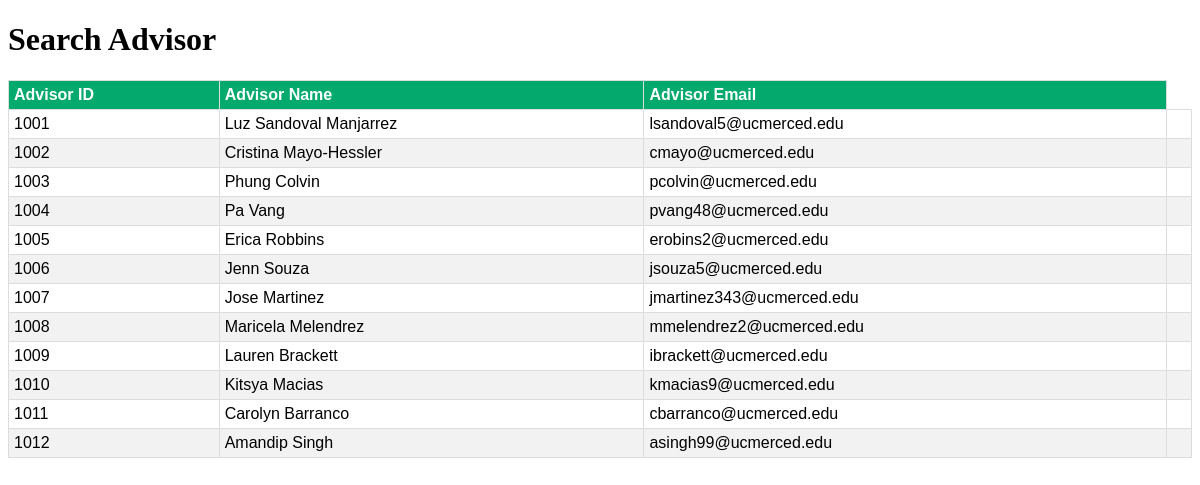
/search_a.php, run on the app's committed database.
### tables this page shows
CREATE TABLE advisor (
    id decimal(10,0) not null,
    name varchar(50) not null,
    email varchar(50) not null
);

### search_a.php (the view, shortened to what this page needs)
<?php
include("connection.php");
?>
<!DOCTYPE html>
<html>
	</head>
	<body>
		<h1>
			Search Advisor
		</h1>
		<table>
			<tr>
			<th>Advisor ID</th>
			<th>Advisor Name</th>
            <th>Advisor Email</th>
			<tr>
				<?php
                        $search= $_POST['search'];
                        $sql = "SELECT * FROM  `advisor` WHERE name LIKE '%$search%' OR id = '$search'";
                        $query = mysqli_query($conn, $sql);
                        while ($row = mysqli_fetch_array($query)){
                            $id = $row['id'];
                            $name = $row['name'];
                            $email = $row['email'];
                            echo "<tr><td>" .$id. "</td><td>" .$name. "</td><td>"  .$email. "</td><td></td></tr>";
                        }
				?>
			</tr>
		</table>
	</body>
</html>

### search_a.php (style rules this page uses)
table { font-family:Arial, Helvetica, sans-serif; border-collapse: collapse; width: 100%; }
td { border:1px solid #ddd; padding:5px; }
tr:nth-child(even) { background-color: #f2f2f2; }
th { border:1px solid #ddd; padding:5px; padding-top: 5px; padding-bottom: 5px; text-align: left; background-color: #04AA6D; color: white; }

### data on the page
advisor: id "1001", name "Luz Sandoval Manjarrez", email "lsandoval5@ucmerced.edu"
advisor: id "1002", name "Cristina Mayo-Hessler", email "cmayo@ucmerced.edu"
advisor: id "1003", name "Phung Colvin", email "pcolvin@ucmerced.edu"
advisor: id "1004", name "Pa Vang", email "pvang48@ucmerced.edu"
advisor: id "1005", name "Erica Robbins", email "erobins2@ucmerced.edu"
advisor: id "1006", name "Jenn Souza", email "jsouza5@ucmerced.edu"
advisor: id "1007", name "Jose Martinez", email "jmartinez343@ucmerced.edu"
advisor: id "1008", name "Maricela Melendrez", email "mmelendrez2@ucmerced.edu"
advisor: id "1009", name "Lauren Brackett", email "ibrackett@ucmerced.edu"
advisor: id "1010", name "Kitsya Macias", email "kmacias9@ucmerced.edu"
advisor: id "1011", name "Carolyn Barranco", email "cbarranco@ucmerced.edu"
advisor: id "1012", name "Amandip Singh", email "asingh99@ucmerced.edu"
